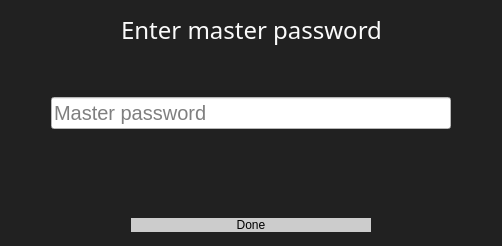
<?xml version="1.0" encoding="UTF-8"?>
<ui version="4.0">
 <class>Dialog</class>
 <widget class="QDialog" name="Dialog">
  <property name="geometry">
   <rect>
    <x>0</x>
    <y>0</y>
    <width>502</width>
    <height>246</height>
   </rect>
  </property>
  <property name="windowTitle">
   <string>Dialog</string>
  </property>
  <property name="styleSheet">
   <string notr="true">QWidget {
	background-color: #212121;
}</string>
  </property>
  <layout class="QVBoxLayout" name="verticalLayout_3">
   <item>
    <layout class="QVBoxLayout" name="verticalLayout_2" stretch="2,1,2,1">
     <item>
      <layout class="QVBoxLayout" name="verticalLayout">
       <item>
        <layout class="QHBoxLayout" name="horizontalLayout" stretch="0,0,0">
         <item>
          <spacer name="horizontalSpacer">
           <property name="orientation">
            <enum>Qt::Horizontal</enum>
           </property>
           <property name="sizeHint" stdset="0">
            <size>
             <width>40</width>
             <height>20</height>
            </size>
           </property>
          </spacer>
         </item>
         <item>
          <widget class="QLabel" name="label">
           <property name="styleSheet">
            <string notr="true">QLabel {
	color: #fafafa;
	font-family: quicksand;
	font-size: 24px;
}</string>
           </property>
           <property name="text">
            <string>Enter master password</string>
           </property>
          </widget>
         </item>
         <item>
          <spacer name="horizontalSpacer_2">
           <property name="orientation">
            <enum>Qt::Horizontal</enum>
           </property>
           <property name="sizeHint" stdset="0">
            <size>
             <width>40</width>
             <height>20</height>
            </size>
           </property>
          </spacer>
         </item>
        </layout>
       </item>
       <item>
        <layout class="QHBoxLayout" name="horizontalLayout_2" stretch="0,0,0">
         <item>
          <spacer name="horizontalSpacer_3">
           <property name="orientation">
            <enum>Qt::Horizontal</enum>
           </property>
           <property name="sizeHint" stdset="0">
            <size>
             <width>40</width>
             <height>20</height>
            </size>
           </property>
          </spacer>
         </item>
         <item>
          <widget class="QLabel" name="hintLabel">
           <property name="styleSheet">
            <string notr="true">QLabel {
	color: #fafafa;
	font-family: quicksand;
	font-size: 20px;
}</string>
           </property>
           <property name="text">
            <string/>
           </property>
          </widget>
         </item>
         <item>
          <spacer name="horizontalSpacer_4">
           <property name="orientation">
            <enum>Qt::Horizontal</enum>
           </property>
           <property name="sizeHint" stdset="0">
            <size>
             <width>40</width>
             <height>20</height>
            </size>
           </property>
          </spacer>
         </item>
        </layout>
       </item>
      </layout>
     </item>
     <item>
      <layout class="QHBoxLayout" name="horizontalLayout_3" stretch="0,1,0">
       <item>
        <spacer name="horizontalSpacer_5">
         <property name="orientation">
          <enum>Qt::Horizontal</enum>
         </property>
         <property name="sizeHint" stdset="0">
          <size>
           <width>40</width>
           <height>20</height>
          </size>
         </property>
        </spacer>
       </item>
       <item>
        <widget class="QLineEdit" name="lineEdit">
         <property name="styleSheet">
          <string notr="true">QLineEdit {
	background-color: #FFFFFF;
	font-family: url(:/fonts/sourceSansPro.ttf);
	font-size: 20px;
}</string>
         </property>
         <property name="echoMode">
          <enum>QLineEdit::Password</enum>
         </property>
         <property name="placeholderText">
          <string>Master password</string>
         </property>
        </widget>
       </item>
       <item>
        <spacer name="horizontalSpacer_6">
         <property name="orientation">
          <enum>Qt::Horizontal</enum>
         </property>
         <property name="sizeHint" stdset="0">
          <size>
           <width>40</width>
           <height>20</height>
          </size>
         </property>
        </spacer>
       </item>
      </layout>
     </item>
     <item>
      <spacer name="verticalSpacer_2">
       <property name="orientation">
        <enum>Qt::Vertical</enum>
       </property>
       <property name="sizeHint" stdset="0">
        <size>
         <width>20</width>
         <height>40</height>
        </size>
       </property>
      </spacer>
     </item>
     <item>
      <layout class="QHBoxLayout" name="horizontalLayout_4" stretch="1,2,1">
       <item>
        <spacer name="horizontalSpacer_7">
         <property name="orientation">
          <enum>Qt::Horizontal</enum>
         </property>
         <property name="sizeHint" stdset="0">
          <size>
           <width>40</width>
           <height>20</height>
          </size>
         </property>
        </spacer>
       </item>
       <item>
        <widget class="QPushButton" name="pushButton">
         <property name="styleSheet">
          <string notr="true">QPushButton {
	background-color: #cccccc;
	border: none;
}</string>
         </property>
         <property name="text">
          <string>Done</string>
         </property>
        </widget>
       </item>
       <item>
        <spacer name="horizontalSpacer_8">
         <property name="orientation">
          <enum>Qt::Horizontal</enum>
         </property>
         <property name="sizeHint" stdset="0">
          <size>
           <width>40</width>
           <height>20</height>
          </size>
         </property>
        </spacer>
       </item>
      </layout>
     </item>
    </layout>
   </item>
  </layout>
 </widget>
 <resources>
  <include location="../resources.qrc"/>
 </resources>
 <connections/>
</ui>
